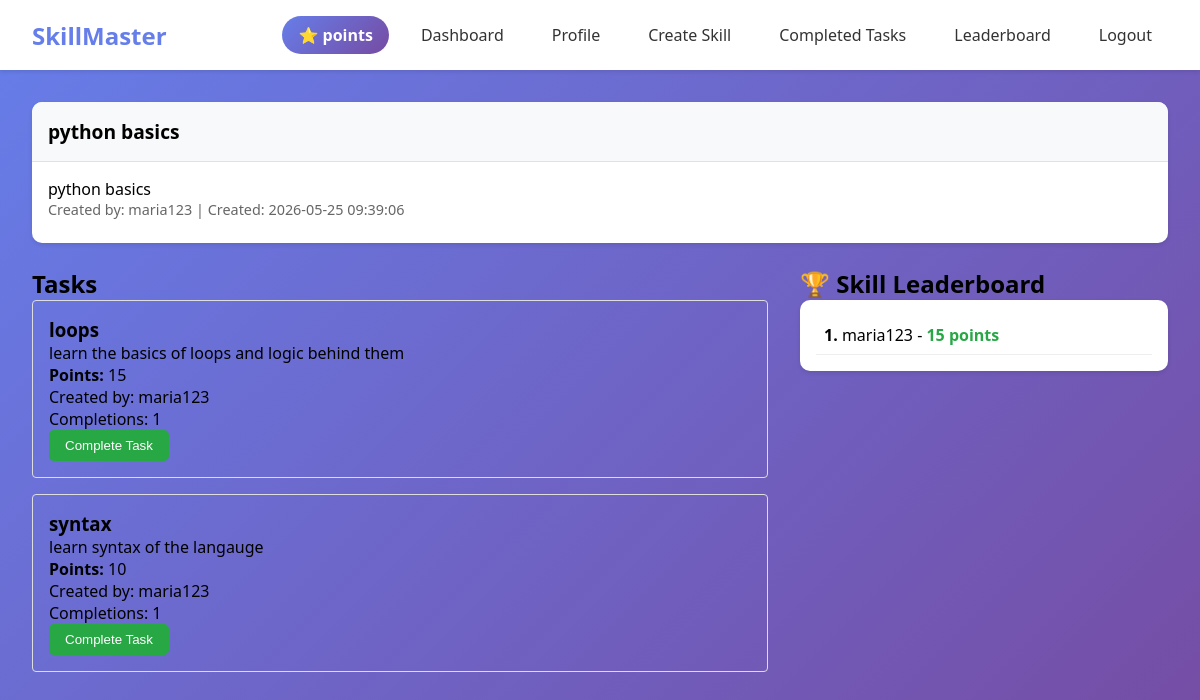
The page /skill/2 (signed in) on the database as committed earlier.
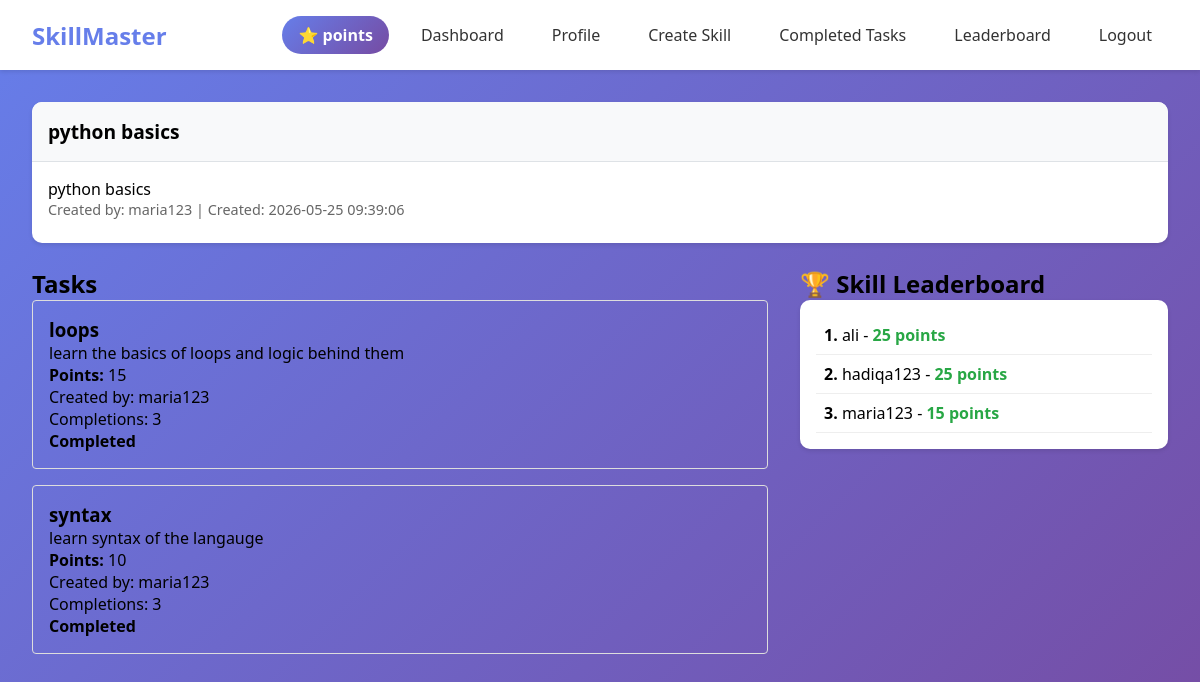
The same page on the database as committed later.
### tables this page shows
CREATE TABLE tasks (
            id INTEGER PRIMARY KEY AUTOINCREMENT,
            skill_id INTEGER,
            title TEXT NOT NULL,
            description TEXT,
            points INTEGER DEFAULT 10,
            created_by INTEGER,
            created_at TIMESTAMP DEFAULT CURRENT_TIMESTAMP,
            is_active BOOLEAN DEFAULT 1,
            FOREIGN KEY (skill_id) REFERENCES skills (id),
            FOREIGN KEY (created_by) REFERENCES users (id)
        );

CREATE TABLE users (
            id INTEGER PRIMARY KEY AUTOINCREMENT,
            username TEXT UNIQUE NOT NULL,
            password TEXT NOT NULL,
            created_at TIMESTAMP DEFAULT CURRENT_TIMESTAMP
        , total_points INTEGER DEFAULT 0);

CREATE TABLE user_skill_points (
            id INTEGER PRIMARY KEY AUTOINCREMENT,
            user_id INTEGER,
            skill_id INTEGER,
            points INTEGER DEFAULT 0,
            FOREIGN KEY (user_id) REFERENCES users (id),
            FOREIGN KEY (skill_id) REFERENCES skills (id),
            UNIQUE(user_id, skill_id)
        );

### app.py (the view)
@app.route("/skill/<int:skill_id>")
def view_skill(skill_id):
    if "user_id" not in session:
        return redirect(url_for("login"))
    with sqlite3.connect("users.db") as conn:
        cursor = conn.cursor()
        cursor.execute("""
            SELECT s.*, u.username as creator_name
            FROM skills s
            JOIN users u ON s.created_by = u.id
            WHERE s.id = ? AND s.is_active = 1
        """, (skill_id,))
        skill = cursor.fetchone()
        if not skill:
            flash("Skill not found", "error")
            return redirect(url_for("dashboard"))
        cursor.execute("""
            SELECT t.*, u.username as creator_name,
                   (SELECT COUNT(*) FROM task_completions WHERE task_id = t.id) as completion_count
            FROM tasks t
            JOIN users u ON t.created_by = u.id
            WHERE t.skill_id = ? AND t.is_active = 1
            ORDER BY t.created_at DESC
        """, (skill_id,))
        tasks = cursor.fetchall()
        completed_tasks = set()
        cursor.execute("""
            SELECT task_id FROM task_completions
            WHERE user_id = ?
        """, (session["user_id"],))
        for row in cursor.fetchall():
            completed_tasks.add(row[0])
        cursor.execute("""
            SELECT u.username, usp.points
            FROM user_skill_points usp
            JOIN users u ON usp.user_id = u.id
            WHERE usp.skill_id = ?
            ORDER BY usp.points DESC
            LIMIT 10
        """, (skill_id,))
        leaderboard = cursor.fetchall()
    return render_template("skill.html",
                         skill=skill,
                         tasks=tasks,
                         completed_tasks=completed_tasks,
                         leaderboard=leaderboard)

### templates/skill.html (shortened to what this page needs)
{% extends "base.html" %}
{% block content %}
<div class="card">
    <div class="card-header">
        {{ skill[1] }}
    </div>
    <div class="card-body">
        <p>{{ skill[2] }}</p>
        <div class="skill-meta">
            Created by: {{ skill[6] }} |
            Created: {{ skill[4] }}
        </div>
    </div>
</div>
<div style="display: grid; grid-template-columns: 2fr 1fr; gap: 2rem;">
    <div>
        <h2>Tasks</h2>
        {% for task in tasks %}
        <div style="border: 1px solid #ddd;
                    padding: 1rem;
                    margin-bottom: 1rem;
                    border-radius: 4px;">
            <h3>{{ task[2] }}</h3>
            <p>{{ task[3] }}</p>
            <p>
                <strong>Points:</strong> {{ task[4] }}
            </p>
            <p>
                Created by: {{ task[8] }}
            </p>
            <p>
                Completions: {{ task[9] }}
            </p>
            {% if task[0] in completed_tasks %}
                <p><strong>Completed</strong></p>
            {% else %}
                <a href="{{ url_for('complete_task', task_id=task[0]) }}">
                    <button class="btn btn-success">
                        Complete Task
                    </button>
                </a>
            {% endif %}
        </div>
        {% endfor %}
    </div>
    <div>
        <h2>🏆 Skill Leaderboard</h2>
        <div class="card">
            <div class="card-body">
                {% if leaderboard %}
                    {% for entry in leaderboard %}
                    <div style="padding: 0.5rem;
                                border-bottom: 1px solid #eee;">
                        <strong>{{ loop.index }}.</strong>
                        {{ entry[0] }} -
                        <span class="points">
                            {{ entry[1] }} points
                        </span>
                    </div>
                    {% endfor %}
                {% else %}
                    <p>No one has earned points in this skill yet. Be the first!</p>
                {% endif %}
            </div>
        </div>
    </div>
</div>
{% endblock %}

Rows that differ between the two databases and show on the page:
computed for tasks "loops": task "1" → "3"; text "Complete Task" → "Completed"
computed for tasks "syntax": task "1" → "3"; text "Complete Task" → "Completed"
added user_skill_points: username "ali", points "25"
added user_skill_points: username "hadiqa123", points "25"
